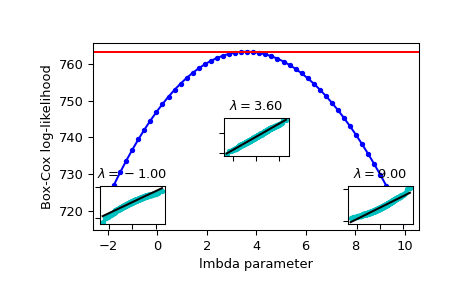

This figure's Python source:
from scipy import stats
import matplotlib.pyplot as plt
from mpl_toolkits.axes_grid1.inset_locator import inset_axes

# Generate some random variates and calculate Box-Cox log-likelihood values
# for them for a range of ``lmbda`` values:

rng = np.random.default_rng()
x = stats.loggamma.rvs(5, loc=10, size=1000, random_state=rng)
lmbdas = np.linspace(-2, 10)
llf = np.zeros(lmbdas.shape, dtype=float)
for ii, lmbda in enumerate(lmbdas):
    llf[ii] = stats.boxcox_llf(lmbda, x)

# Also find the optimal lmbda value with `boxcox`:

x_most_normal, lmbda_optimal = stats.boxcox(x)

# Plot the log-likelihood as function of lmbda.  Add the optimal lmbda as a
# horizontal line to check that that's really the optimum:

fig = plt.figure()
ax = fig.add_subplot(111)
ax.plot(lmbdas, llf, 'b.-')
ax.axhline(stats.boxcox_llf(lmbda_optimal, x), color='r')
ax.set_xlabel('lmbda parameter')
ax.set_ylabel('Box-Cox log-likelihood')

# Now add some probability plots to show that where the log-likelihood is
# maximized the data transformed with `boxcox` looks closest to normal:

locs = [3, 10, 4]  # 'lower left', 'center', 'lower right'
for lmbda, loc in zip([-1, lmbda_optimal, 9], locs):
    xt = stats.boxcox(x, lmbda=lmbda)
    (osm, osr), (slope, intercept, r_sq) = stats.probplot(xt)
    ax_inset = inset_axes(ax, width="20%", height="20%", loc=loc)
    ax_inset.plot(osm, osr, 'c.', osm, slope*osm + intercept, 'k-')
    ax_inset.set_xticklabels([])
    ax_inset.set_yticklabels([])
    ax_inset.set_title(r'$\lambda=%1.2f$' % lmbda)

plt.show()
